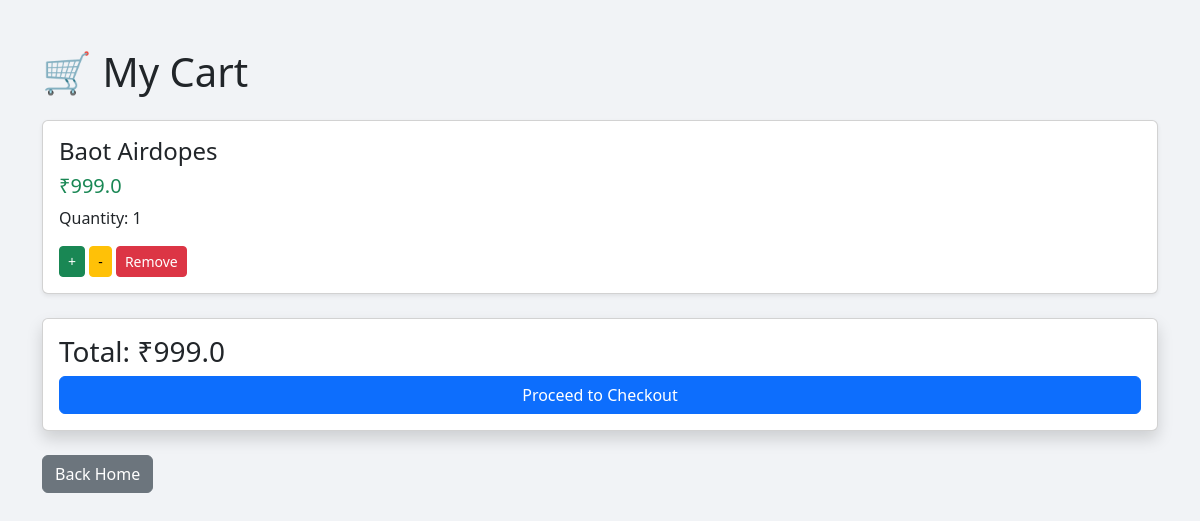
The page /cart/ (signed in) on the database its author committed.
### shop/models.py (models this page shows, shortened)
class Cart(models.Model):
    user = models.ForeignKey(User, on_delete=models.CASCADE, null=True, blank=True)
    product = models.ForeignKey(Product, on_delete=models.CASCADE)
    quantity = models.IntegerField(default=1)

class Product(models.Model):
    name = models.CharField(max_length=200)
    price = models.FloatField()
    description = models.TextField()
    category = models.CharField(max_length=100, default="General")
    image = models.ImageField(upload_to='products/', null=True, blank=True)

### shop/views.py (the view)
# urls.py: path('cart/', cart, name='cart'),
def cart(request):
    if not request.user.is_authenticated:
        return redirect('/login/')
    cart_items = Cart.objects.filter(user=request.user)
    total_price = 0
    for item in cart_items:
        total_price += item.product.price * item.quantity
    return render(request, "cart.html", {
        "cart_items": cart_items,
        "total_price": total_price
    })

### shop/templates/cart.html (shortened to what this page needs)
<!DOCTYPE html>
<html>
<head>
    <link href="https://cdn.jsdelivr.net/npm/bootstrap@5.3.3/dist/css/bootstrap.min.css" rel="stylesheet">
</head>
<body style="background:#f1f3f6;">
    <div class="container mt-5">
        <h1 class="mb-4">🛒 My Cart</h1>
        {% for item in cart_items %}
        <div class="card shadow-sm mb-3">
            <div class="card-body">
                <h4>{{ item.product.name }}</h4>
                <h5 class="text-success">
                    ₹{{ item.product.price }}
                </h5>
                <p>
                    Quantity: {{ item.quantity }}
                </p>
                <a href="/increase-quantity/{{ item.id }}/" class="btn btn-success btn-sm">
                    +
                </a>
                <a href="/decrease-quantity/{{ item.id }}/" class="btn btn-warning btn-sm">
                    -
                </a>
                <a href="/remove-from-cart/{{ item.id }}/" class="btn btn-danger btn-sm">
                    Remove
                </a>
            </div>
        </div>
        {% empty %}
        <div class="alert alert-info">
            Your cart is empty.
        </div>
        {% endfor %}
        <div class="card shadow p-3 mt-4">
            <h3>Total: ₹{{ total_price }}</h3>
            <a href="/checkout/" class="btn btn-primary">
                Proceed to Checkout
            </a>
        </div>
        <br>
        <a href="/" class="btn btn-secondary">
            Back Home
        </a>
    </div>
</body>
</html>

### rows shown on the page
Cart: product.name "Baot Airdopes", product.price "999.0", quantity "1"

### other values the page prints
{{ total_price }} "999.0"
